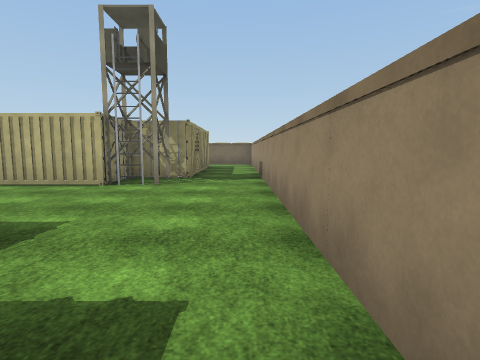
View 1 (above)

16 first-person views from a walk through a Unity game level. The camera is 1.4 m above the floor, tilts 6° down and sees 80° across. The floor is counted in squares, 2 m on a side. Each view is taken from the middle of a square. On the plan, view 1 faces up. The plan holds only what a view shows up to about 10 squares ahead; the rest is blank. The place goes on beyond the plan. Surface patterns are stand-ins for the level's own textures.

View 2
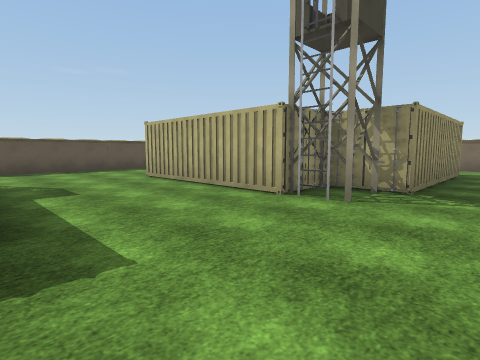

View 3
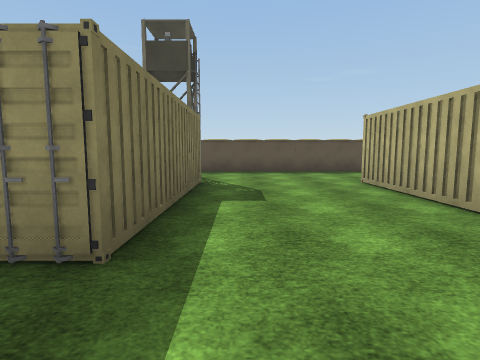

View 4
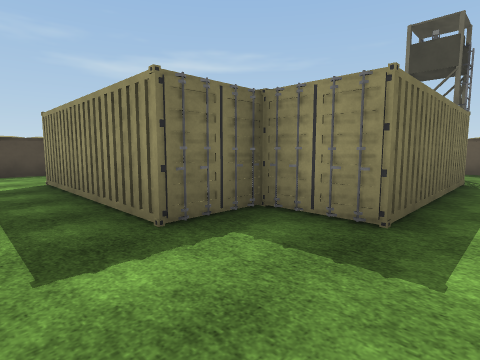

View 5
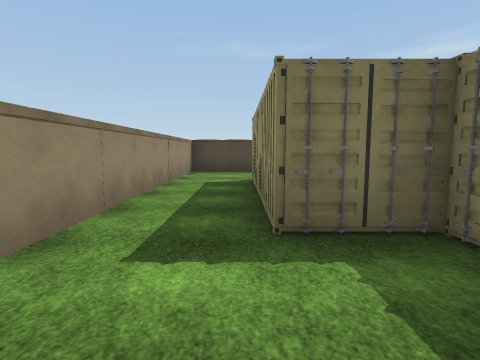

View 6
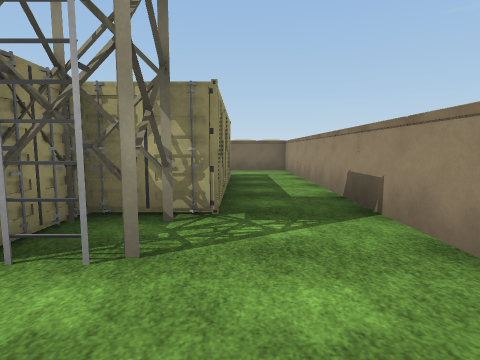

View 7
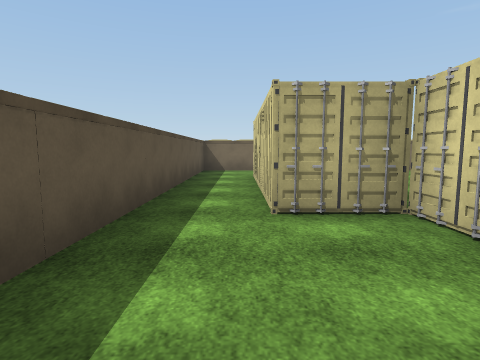

View 8
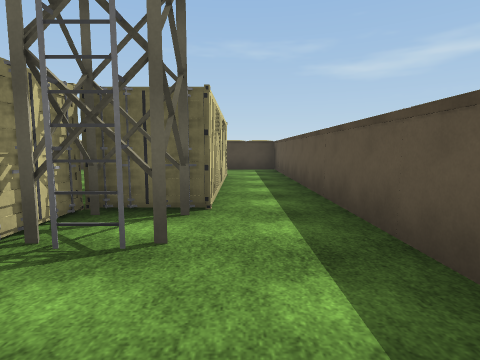

View 9
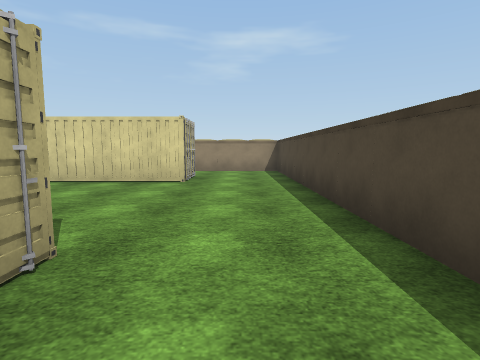

View 10
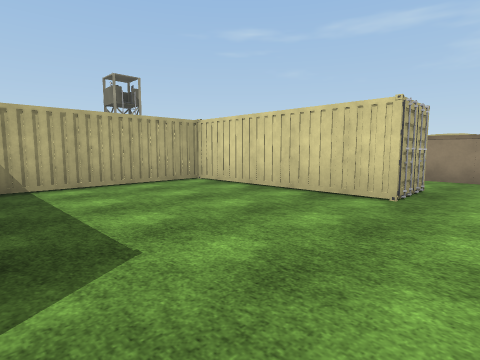

View 11
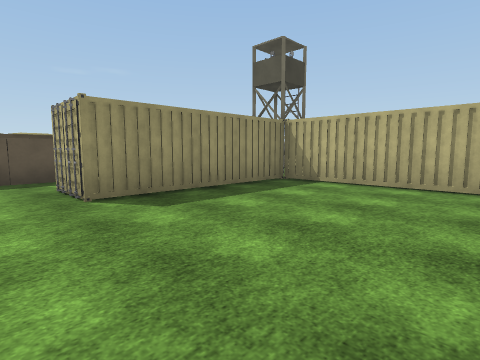

View 12
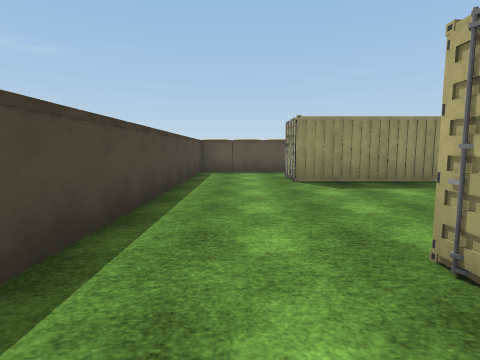

View 13
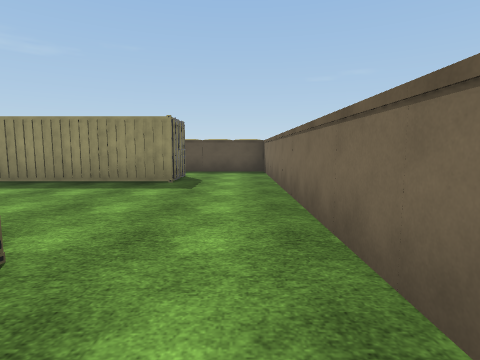

View 14
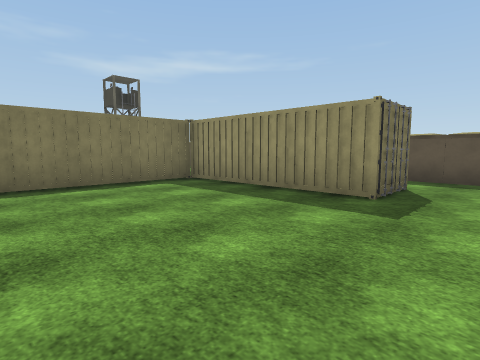

View 15
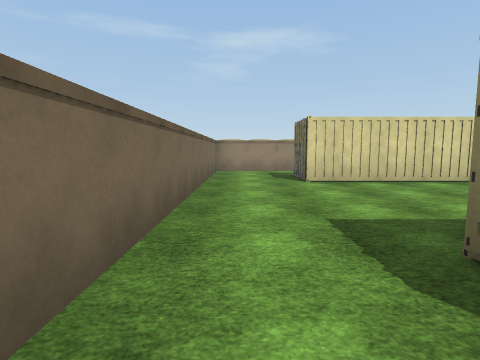

View 16
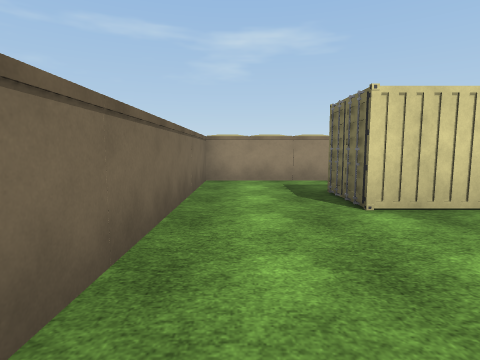

### Floor plan
Key: @ floor where view 1 was taken; # wall or solid block; . floor; C container; T tower.
Columns run from 11 left of view 1 to 1 right of it. Each row starts with its distance up from view 1.
 14 #############
 13 #...........#
 12 #...........#
 11 #.. C...C#..#
 10 #.. C.... ..#
  9 #.. C.... ..#
  8 #.. #.... ..#
  7 #..#######..#
  6 #...####CT..#
  5 #...........#
  4 #...........#
  3 #...........#
  2 #..T#####...#
  1 #..#####C#..#
  0 #.. #.... .@#
 -1 #.. C...C C.#
 -2 #.. #.... ..#
 -3 #.. #.... ..#
 -4 #...........#
 -5 #...........#
 -6 #...........#
 -7 #############

Positions as (right, up) in squares from view 1, and headings:
1: (0, 0), facing up
2: (0, 2), facing up-left
3: (-1, 3), facing left
4: (0, 3), facing down-left
5: (-1, 3), facing down
6: (-1, 4), facing up
7: (-9, 4), facing up
8: (-9, 4), facing down
9: (-9, -5), facing right
10: (-7, -5), facing up-right
11: (-3, -5), facing up-left
12: (-1, -5), facing left
13: (-1, 13), facing left
14: (-3, 13), facing down-left
15: (-9, 13), facing right
16: (-6, 13), facing right
